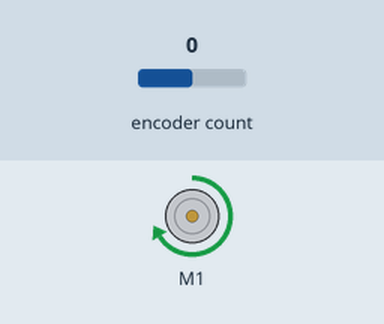
Bench run of a sketch on a simulated Arduino Uno, built with avr-gcc and run on an emulated ATmega328P. Parts: DC motor (green arrow = forward, orange = backward, longer = faster). The test bench sets the inputs (shaded band); at power-on: encoder count 0. What the sketch prints to the serial monitor is not drawn.

Above: at 0.1 s.
At 3.1 s:
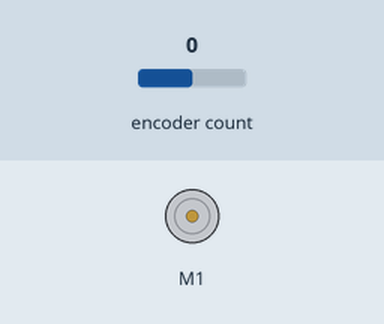
Timing chart, 0 to 4.6 s (numbered marks = the images above):
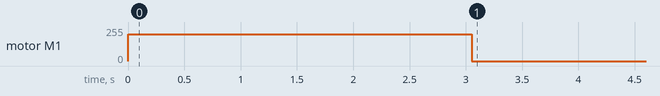

The sketch:

motor_testing.ino
```cpp
#include <Adafruit_MotorShield.h>
#include "utility/Adafruit_MS_PWMServoDriver.h"
#include <Arduino.h>
#include <ArduinoQueue.h>
#include <Wire.h>
#include <MD_REncoder.h>

// Pins for the encoder
#define encoderLPinA 6
#define encoderLPinB 7
#define encoderRPinA 8
#define encoderRPinB 9

Adafruit_MotorShield motorShield = Adafruit_MotorShield();
Adafruit_DCMotor *motorL = motorShield.getMotor(1);
Adafruit_DCMotor *motorR = motorShield.getMotor(2);

MD_REncoder encoderL = MD_REncoder(6,7);

// Variables to store the encoder values
volatile int encoderLValue = 0;

void setup() {
  motorShield.begin();
  motorL->setSpeed(200);
  encoderL.begin();


  // Initialize serial communication
  Serial.begin(9600);
}

void loop() {
  // Check if the encoder value has changed
  motorL->run(FORWARD);
  for(int i = 0; i < 1000; i++)
  {
    uint8_t x = encoderL.read();
    Serial.println(x);
    delay(1);
  }

  motorL->setSpeed(0);
  while(true)
  {
    delay(100);
  }
}
```

Measured:
- by itself, motor M1: stopped → forward 200/255 at 0.00 s, → stopped 3.1 s later
